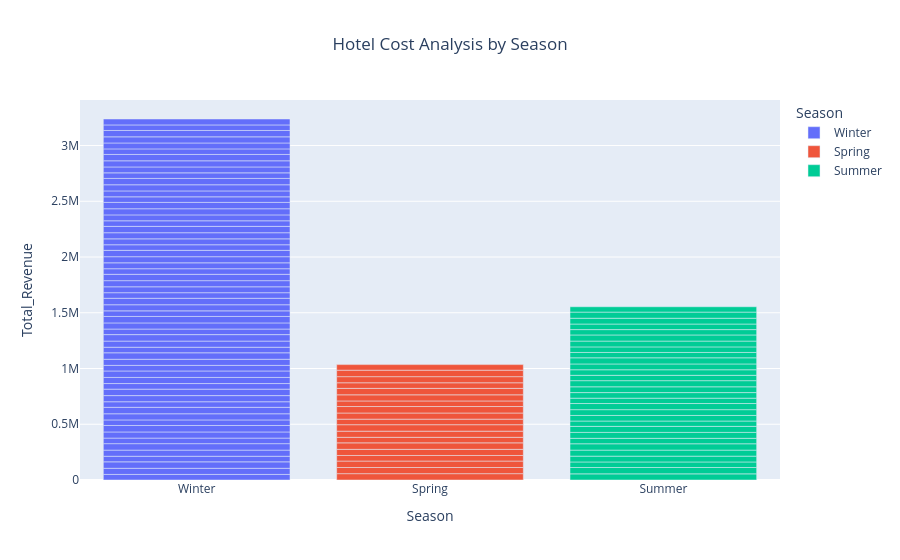

Notebook source saved alongside this figure:
### Markdown cell above
#  Revenue by season

### Code cell
fig = px.bar(df,x="Season",y="Total_Revenue",color="Season",title="Hotel Cost Analysis by Season")
fig.update_layout(title_x=0.5)
fig.show()

### Figure 1 — Plotly figure (JSON) as saved in the notebook; plotly's stock layout.template omitted (floating-point values rounded to 4 significant figures)
{"data": [{"hovertemplate": "Season=%{x}<br>Total_Revenue=%{y}<extra></extra>", "legendgroup": "Winter", "marker": {"color": "#636efa", "pattern": {"shape": ""}}, "name": "Winter", "orientation": "v", "showlegend": true, "textposition": "auto", "type": "bar", "x": ["Winter", "Winter", "Winter", "Winter", "Winter", "Winter", "Winter", "Winter", "Winter", "Winter", "Winter", "Winter", "Winter", "Winter", "Winter", "Winter", "Winter", "Winter", "Winter", "Winter", "Winter", "Winter", "Winter", "Winter", "Winter", "Winter", "Winter", "Winter", "Winter", "Winter", "Winter", "Winter", "Winter", "Winter", "Winter", "Winter", "Winter", "Winter", "Winter", "Winter", "Winter", "Winter", "Winter", "Winter", "Winter", "Winter", "Winter", "Winter", "Winter", "Winter", "Winter", "Winter", "Winter", "Winter", "Winter", "Winter", "Winter", "Winter", "Winter", "Winter"], "xaxis": "x", "y": [50000, 55000, 58000, 50000, 55000, 58000, 50000, 55000, 58000, 50000, 55000, 58000, 50000, 55000, 58000, 50000, 55000, 58000, 50000, 55000, 58000, 50000, 55000, 58000, 50000, 55000, 58000, 50000, 55000, 58000, 50000, 53000, 55000, 57000, 50000, 53000, 55000, 57000, 50000, 53000, 55000, 57000, 50000, 53000, 55000, 57000, 50000, 53000, 55000, 57000, 50000, 53000, 55000, 57000, 50000, 53000, 55000, 57000, 50000, 53000], "yaxis": "y"}, {"hovertemplate": "Season=%{x}<br>Total_Revenue=%{y}<extra></extra>", "legendgroup": "Spring", "marker": {"color": "#EF553B", "pattern": {"shape": ""}}, "name": "Spring", "orientation": "v", "showlegend": true, "textposition": "auto", "type": "bar", "x": ["Spring", "Spring", "Spring", "Spring", "Spring", "Spring", "Spring", "Spring", "Spring", "Spring", "Spring", "Spring", "Spring", "Spring", "Spring", "Spring", "Spring", "Spring", "Spring"], "xaxis": "x", "y": [57000, 55000, 58000, 50000, 55000, 58000, 50000, 55000, 58000, 50000, 55000, 58000, 50000, 55000, 58000, 50000, 55000, 58000, 50000], "yaxis": "y"}, {"hovertemplate": "Season=%{x}<br>Total_Revenue=%{y}<extra></extra>", "legendgroup": "Summer", "marker": {"color": "#00cc96", "pattern": {"shape": ""}}, "name": "Summer", "orientation": "v", "showlegend": true, "textposition": "auto", "type": "bar", "x": ["Summer", "Summer", "Summer", "Summer", "Summer", "Summer", "Summer", "Summer", "Summer", "Summer", "Summer", "Summer", "Summer", "Summer", "Summer", "Summer", "Summer", "Summer", "Summer", "Summer", "Summer", "Summer", "Summer", "Summer", "Summer", "Summer", "Summer", "Summer", "Summer", "Summer"], "xaxis": "x", "y": [55000, 57000, 50000, 52000, 54000, 57000, 49000, 53000, 54000, 48000, 50000, 52000, 55000, 48000, 50000, 52000, 55000, 48000, 50000, 52000, 55000, 48000, 50000, 52000, 55000, 48000, 50000, 52000, 55000, 48000], "yaxis": "y"}], "layout": {"barmode": "relative", "legend": {"title": {"text": "Season"}, "tracegroupgap": 0}, "title": {"text": "Hotel Cost Analysis by Season", "x": 0.5}, "xaxis": {"anchor": "y", "categoryarray": ["Winter", "Spring", "Summer"], "categoryorder": "array", "domain": [0, 1], "title": {"text": "Season"}}, "yaxis": {"anchor": "x", "domain": [0, 1], "title": {"text": "Total_Revenue"}}}}
